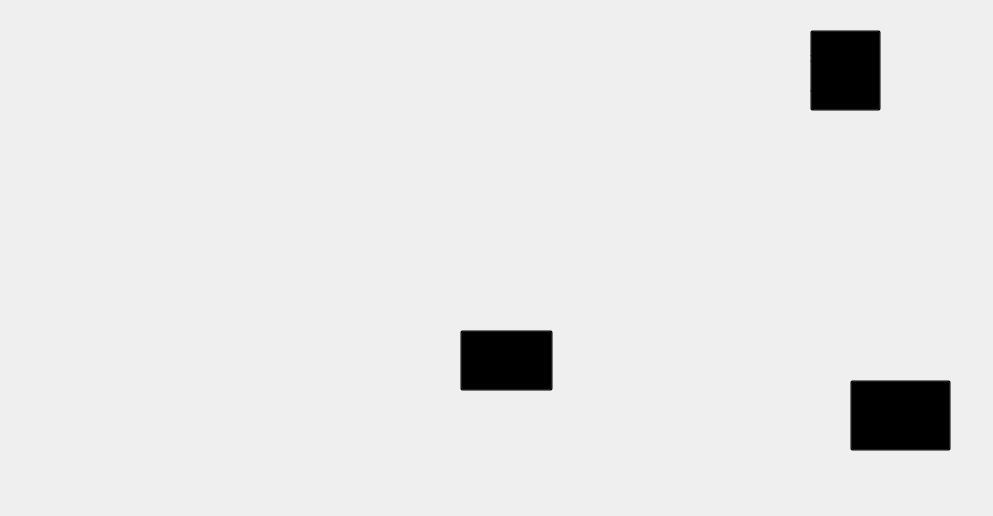
<?xml version="1.0" encoding="UTF-8"?>
<ui version="4.0">
 <class>Form</class>
 <widget class="QWidget" name="Form">
  <property name="geometry">
   <rect>
    <x>0</x>
    <y>0</y>
    <width>993</width>
    <height>516</height>
   </rect>
  </property>
  <property name="windowTitle">
   <string>Form</string>
  </property>
  <property name="styleSheet">
   <string notr="true">QWidget#Form{;
border-image: url(:/login/images/u1.jpg);}</string>
  </property>
  <widget class="QTextEdit" name="textEdit">
   <property name="geometry">
    <rect>
     <x>290</x>
     <y>120</y>
     <width>421</width>
     <height>211</height>
    </rect>
   </property>
   <property name="styleSheet">
    <string notr="true">background-color: transparent;
font: 18pt &quot;楷体&quot;;</string>
   </property>
  </widget>
  <widget class="QLabel" name="play_lab">
   <property name="geometry">
    <rect>
     <x>460</x>
     <y>340</y>
     <width>91</width>
     <height>51</height>
    </rect>
   </property>
   <property name="styleSheet">
    <string notr="true">
font: 20pt &quot;华文行楷&quot;;</string>
   </property>
   <property name="text">
    <string>出牌</string>
   </property>
  </widget>
  <widget class="QLabel" name="jiesuan_lab">
   <property name="geometry">
    <rect>
     <x>840</x>
     <y>410</y>
     <width>101</width>
     <height>51</height>
    </rect>
   </property>
   <property name="styleSheet">
    <string notr="true">font: 20pt &quot;华文行楷&quot;;</string>
   </property>
   <property name="text">
    <string/>
   </property>
  </widget>
  <widget class="QLabel" name="label">
   <property name="geometry">
    <rect>
     <x>810</x>
     <y>40</y>
     <width>72</width>
     <height>31</height>
    </rect>
   </property>
   <property name="styleSheet">
    <string notr="true">font: 18pt &quot;华文行楷&quot;;</string>
   </property>
   <property name="text">
    <string>返回</string>
   </property>
  </widget>
  <widget class="QLabel" name="label_2">
   <property name="geometry">
    <rect>
     <x>810</x>
     <y>70</y>
     <width>72</width>
     <height>31</height>
    </rect>
   </property>
   <property name="styleSheet">
    <string notr="true">font: 18pt &quot;华文行楷&quot;;</string>
   </property>
   <property name="text">
    <string>房间</string>
   </property>
  </widget>
  <widget class="QPushButton" name="pushButton_3">
   <property name="geometry">
    <rect>
     <x>810</x>
     <y>30</y>
     <width>71</width>
     <height>81</height>
    </rect>
   </property>
   <property name="styleSheet">
    <string notr="true">background-color:transparent;</string>
   </property>
   <property name="text">
    <string/>
   </property>
  </widget>
  <widget class="QPushButton" name="pushButton">
   <property name="geometry">
    <rect>
     <x>460</x>
     <y>330</y>
     <width>93</width>
     <height>61</height>
    </rect>
   </property>
   <property name="styleSheet">
    <string notr="true">background-color: transparent;</string>
   </property>
   <property name="text">
    <string/>
   </property>
  </widget>
  <widget class="QLabel" name="label_3">
   <property name="geometry">
    <rect>
     <x>850</x>
     <y>390</y>
     <width>101</width>
     <height>61</height>
    </rect>
   </property>
   <property name="styleSheet">
    <string notr="true">font: 18pt &quot;华文行楷&quot;;</string>
   </property>
   <property name="text">
    <string>结算</string>
   </property>
   <property name="alignment">
    <set>Qt::AlignCenter</set>
   </property>
  </widget>
  <widget class="QPushButton" name="pushButton_2">
   <property name="geometry">
    <rect>
     <x>850</x>
     <y>380</y>
     <width>101</width>
     <height>71</height>
    </rect>
   </property>
   <property name="styleSheet">
    <string notr="true">background-color: transparent;</string>
   </property>
   <property name="text">
    <string/>
   </property>
  </widget>
 </widget>
 <resources>
  <include location="images.qrc"/>
 </resources>
 <connections>
  <connection>
   <sender>pushButton_3</sender>
   <signal>clicked()</signal>
   <receiver>Form</receiver>
   <slot>open_game_exit()</slot>
   <hints>
    <hint type="sourcelabel">
     <x>879</x>
     <y>59</y>
    </hint>
    <hint type="destinationlabel">
     <x>1038</x>
     <y>58</y>
    </hint>
   </hints>
  </connection>
  <connection>
   <sender>pushButton</sender>
   <signal>clicked()</signal>
   <receiver>Form</receiver>
   <slot>play()</slot>
   <hints>
    <hint type="sourcelabel">
     <x>517</x>
     <y>357</y>
    </hint>
    <hint type="destinationlabel">
     <x>1016</x>
     <y>315</y>
    </hint>
   </hints>
  </connection>
  <connection>
   <sender>pushButton_2</sender>
   <signal>clicked()</signal>
   <receiver>Form</receiver>
   <slot>jiesuan()</slot>
   <hints>
    <hint type="sourcelabel">
     <x>918</x>
     <y>413</y>
    </hint>
    <hint type="destinationlabel">
     <x>1034</x>
     <y>409</y>
    </hint>
   </hints>
  </connection>
 </connections>
 <slots>
  <slot>play()</slot>
  <slot>jiesuan()</slot>
  <slot>open_game_exit()</slot>
 </slots>
</ui>
